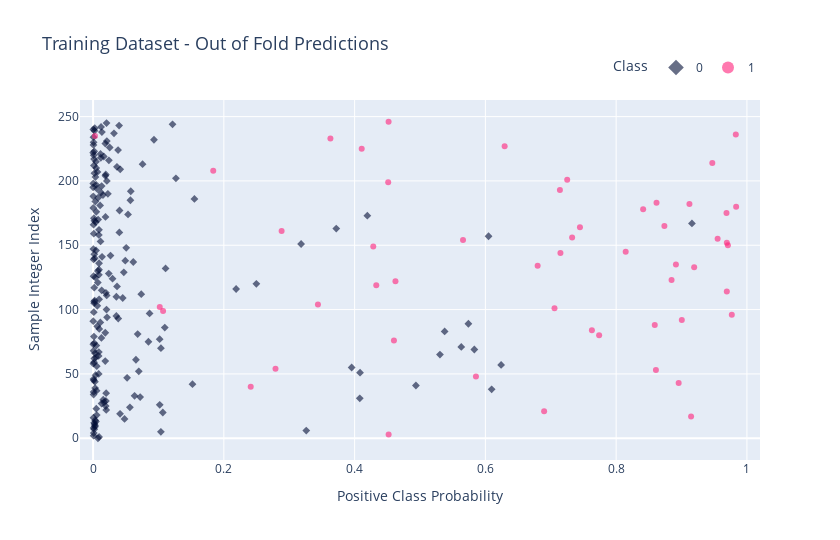

Source (notebook cell):
### Code cell
from visualize.results import plot_results
plot_results(y_test, p_eval[:, 1])

### Figure 1 — Plotly figure (JSON) as saved in the notebook; plotly's stock layout.template omitted (floating-point values rounded to 4 significant figures; data arrays with more than 128 entries replaced by an {"elided": "..."} marker saying what was removed)
{"data": [{"hovertemplate": "Class=0<br>Positive Class Probability=%{x}<br>Sample Integer Index=%{y}<extra></extra>", "legendgroup": "0", "marker": {"color": "#010D36", "opacity": 0.6, "size": 6, "symbol": "diamond"}, "mode": "markers", "name": "0", "orientation": "v", "showlegend": true, "type": "scatter", "x": {"elided": "195 float values"}, "xaxis": "x", "y": {"elided": "195 int values"}, "yaxis": "y"}, {"hovertemplate": "Class=1<br>Positive Class Probability=%{x}<br>Sample Integer Index=%{y}<extra></extra>", "legendgroup": "1", "marker": {"color": "#FF2079", "opacity": 0.6, "size": 6, "symbol": "circle"}, "mode": "markers", "name": "1", "orientation": "v", "showlegend": true, "type": "scatter", "x": [0.452, 0.9146, 0.6899, 0.2411, 0.8956, 0.5856, 0.8608, 0.279, 0.4601, 0.774, 0.7629, 0.8591, 0.9004, 0.9769, 0.1071, 0.7057, 0.102, 0.3439, 0.9692, 0.4331, 0.4625, 0.8847, 0.9193, 0.6799, 0.8914, 0.7148, 0.8146, 0.4285, 0.9709, 0.9693, 0.5658, 0.9552, 0.7327, 0.2884, 0.7447, 0.8738, 0.9688, 0.8413, 0.9835, 0.9121, 0.8617, 0.714, 0.4513, 0.7251, 0.1838, 0.947, 0.4109, 0.6295, 0.363, 0.002926, 0.983, 0.452], "xaxis": "x", "y": [3, 17, 21, 40, 43, 48, 53, 54, 76, 80, 84, 88, 92, 96, 99, 101, 102, 104, 114, 119, 122, 123, 133, 134, 135, 144, 145, 149, 150, 152, 154, 155, 156, 161, 164, 165, 175, 178, 180, 182, 183, 193, 199, 201, 208, 214, 225, 227, 233, 235, 236, 246], "yaxis": "y"}], "layout": {"height": 540, "legend": {"itemsizing": "constant", "orientation": "h", "title": {"text": "Class"}, "tracegroupgap": 0, "x": 1, "xanchor": "right", "y": 1.05, "yanchor": "bottom"}, "title": {"font": {"size": 18}, "text": "Training Dataset - Out of Fold Predictions"}, "width": 840, "xaxis": {"anchor": "y", "domain": [0, 1], "range": [-0.02, 1.02], "title": {"text": "Positive Class Probability"}, "type": "linear"}, "yaxis": {"anchor": "x", "autorange": true, "domain": [0, 1], "range": [-16.91, 262.9], "title": {"text": "Sample Integer Index"}, "type": "linear"}}}
